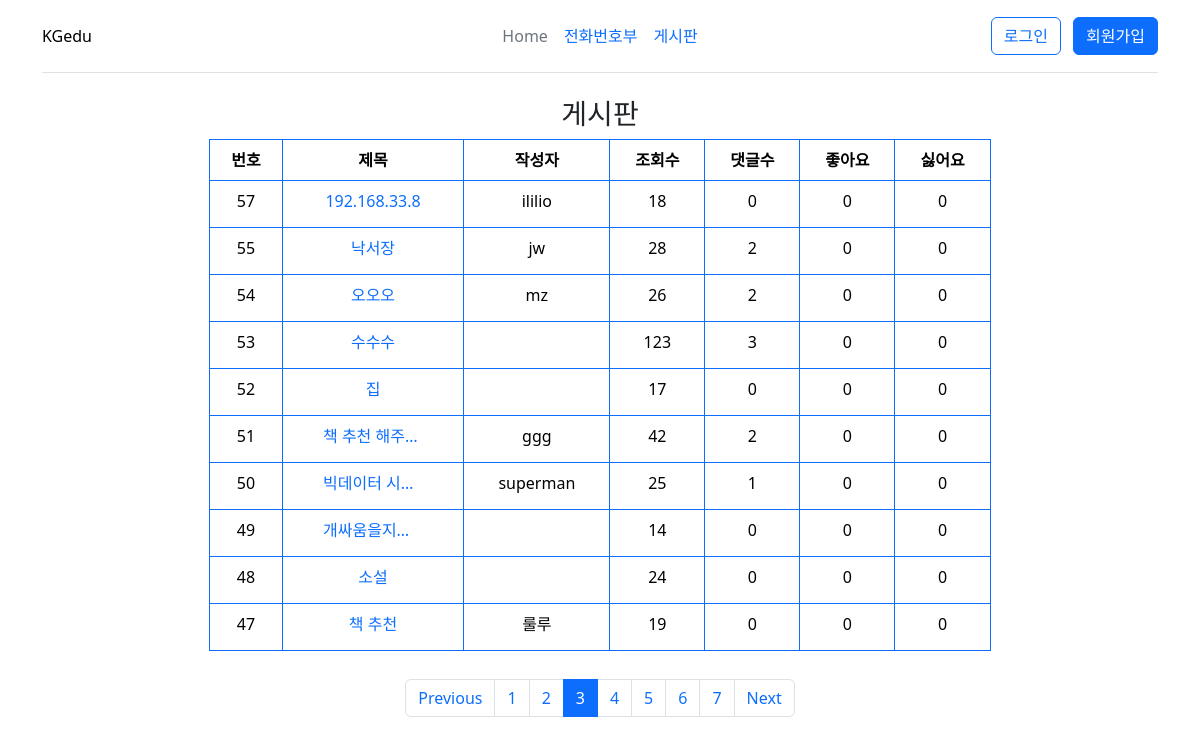
Page /border/page/3/ on the committed database.
### border/models.py (models this page shows, shortened)
class Border(models.Model):
    제목 = models.CharField(max_length=255, blank=False, null=False)
    작성자 = models.CharField(max_length=255, blank=False, null=False)
    내용 = models.TextField(null=False)
    작성일 = models.DateTimeField(null=False)
    수정일 = models.DateTimeField(null=False)
    조회수 = models.IntegerField(null=False)
    댓글수 = models.IntegerField(null=False, default=0)
    좋아요 = models.IntegerField(null=False, default=0)
    싫어요 = models.IntegerField(null=False, default=0)

### border/views.py (the view)
# urls.py: re_path(r'page/(\d+)/$', views.index, name='I'),
def index(request, page):
    border = Border.objects.all().order_by('-id')
    paging = Paginator(border, 10)
    str_page = str(page)
    last = int(str_page[-1])
    first = int(str_page[:-1] + '1')
    if last == 0:
        max = first
        first = max - 10
    elif first + 10 > paging.num_pages:
        max = paging.num_pages + 1
    else :
        max = first + 10
    page_num = range(first, max)
    try:
        content = {
            'border':paging.page(page),
            'page_num':page_num,
        }
    except:
        content = {
            'border':paging.page(paging.num_pages),
            'page_num':page_num,
        }
    return render(request, 'border/index.html', content);

### template/border/index.html (shortened to what this page needs)
{% extends 'main.html' %}
{% block content %}
    <h3 class="text-center">게시판</h3>
    <div style="height:540px">
    <table class="table table-bordered border-primary text-center"
        style="width:70%" align="center">
        <tr>
            <th>번호</th>
            <th>제목</th>
            <th>작성자</th>
            <th>조회수</th>
            <th>댓글수</th>
            <th>좋아요</th>
            <th>싫어요</th>
        </tr>
        {% for value in border %}
        <tr>
            <td>{{ value.id }}</td>
            <td><a href='{% url "BD:D" value.id %}'><span class="d-inline-block text-truncate" style="max-width: 100px;">{{ value.제목 }}</span></a></td>
            <td>{{ value.작성자 }}</td>
            <td>{{ value.조회수 }}</td>
            <td>{{ value.댓글수 }}</td>
            <td>{{ value.좋아요 }}</td>
            <td>{{ value.싫어요 }}</td>
        </tr>
        {% endfor %}
    </table>
    </div>
    <ul class="pagination d-flex justify-content-center">
        {% if border.has_previous %}
            <li class="page-item">
                <a href="/border/page/{{ border.previous_page_number }}/"
                    class="page-link">Previous</a>
            </li>
        {% else %}
            <li class="page-item disabled">
                <a href="" class="page-link">Previous</a>
            </li>
        {% endif %}
        {% for i in page_num %}
            {% if border.number == i %}
                <li class="page-item active"><a href="/border/page/{{i}}/" class="page-link">{{i}}</a></li>
            {% else %}
                <li class="page-item"><a href="/border/page/{{i}}/" class="page-link">{{i}}</a></li>
            {% endif %}
        {% endfor %}
        {% if border.has_next %}
            <li class="page-item">
                <a href="/border/page/{{ border.next_page_number }}/"
                    class="page-link">Next</a>
            </li>
        {% else %}
            <li class="page-item disabled">
                <a href=""
                    class="page-link">Next</a>
            </li>
        {% endif %}
    </ul>
{% endblock %}

### rows in the picture
Border: id "57", 제목 "192.168.33.8", 작성자 "ililio", 조회수 "18", 댓글수 "0", 좋아요 "0", 싫어요 "0"
Border: id "55", 제목 "낙서장", 작성자 "jw", 조회수 "28", 댓글수 "2", 좋아요 "0", 싫어요 "0"
Border: id "54", 제목 "오오오", 작성자 "mz", 조회수 "26", 댓글수 "2", 좋아요 "0", 싫어요 "0"
Border: id "53", 제목 "수수수", 조회수 "123", 댓글수 "3", 좋아요 "0", 싫어요 "0"
Border: id "52", 제목 "집", 조회수 "17", 댓글수 "0", 좋아요 "0", 싫어요 "0"
Border: id "51", 제목 "책 추천 해주…", 작성자 "ggg", 조회수 "42", 댓글수 "2", 좋아요 "0", 싫어요 "0"
Border: id "50", 제목 "빅데이터 시…", 작성자 "superman", 조회수 "25", 댓글수 "1", 좋아요 "0", 싫어요 "0"
Border: id "49", 제목 "개싸움을지…", 조회수 "14", 댓글수 "0", 좋아요 "0", 싫어요 "0"
Border: id "48", 제목 "소설", 조회수 "24", 댓글수 "0", 좋아요 "0", 싫어요 "0"
Border: id "47", 제목 "책 추천", 작성자 "룰루", 조회수 "19", 댓글수 "0", 좋아요 "0", 싫어요 "0"

### other values in the picture
{{ i }} "1" "2" "4" "5" "6" "7"
{{ i }} "3"
